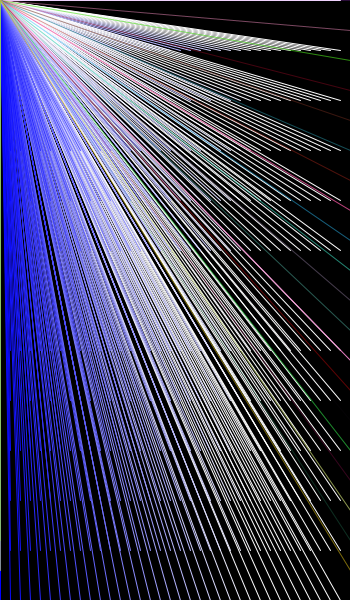
Frame 1 (no input)
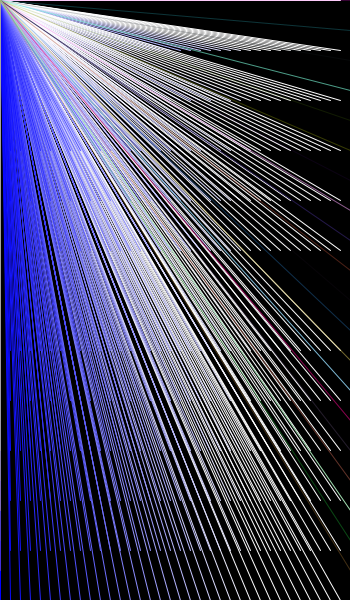
Frame 60 (the mouse pressed at the canvas centre just before this capture)
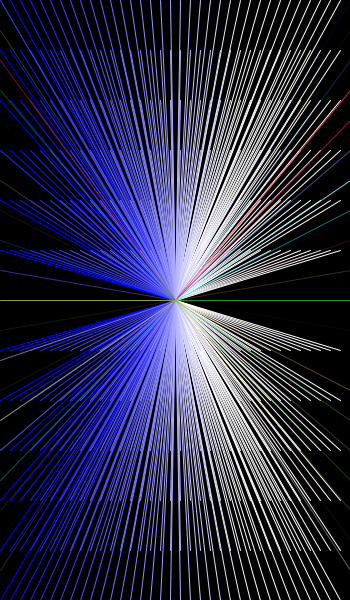
Frame 120 (the mouse held since frame 60 and released just before this capture)

The Processing sketch that drew these frames (run headless with seeded random() and noise(); from frame 60 on, the mouse is pressed at the canvas centre):

// Processing sketch: processing_91573
// ── processing_91573.pde

//Valentina Pherson
//March 2, 2012
//Creative Computing
//Beautiful Composition with Arrays

void setup() {
size (350,600);
}

void draw() {
  background(0);
//long top line
for(int x=0; x<width; x+=10) {
  stroke(x,x,300);
 line(mouseX, mouseY,x, 0); 
}
//long bottom line
for(int y=0; y<width; y+=10) {
stroke(y,y,300);
 line(mouseX, mouseY,y, 600); 
}
//shorter bottom line 1
for(int x=0; x < width; x+=10) {
  stroke(x,x,300);
   line(mouseX, mouseY,x, 550); 
}
//shorter bottom line 2
for(int x=0; x < width; x+=10) {
  stroke(x,x,300);
   line(mouseX, mouseY,x, 500); 
  }
  //shorter bottom line 3
for(int x=0; x < width; x+=10) {
  stroke(x,x,300);
   line(mouseX, mouseY,x, 450); 
  }
  //shorter bottom line 4
for(int x=0; x < width; x+=10) {
  stroke(x,x,300);
   line(mouseX, mouseY,x, 400); 
  }
  //shorter bottom line 5
for(int x=0; x < width; x+=10) {
  stroke(x,x,300);
   line(mouseX, mouseY,x, 350); 
  }
  
  
   //shorter top line 1
  for(int y=0; y < width; y+=10) {
  stroke(y,y,300);
   line(mouseX, mouseY,y,50); 
  }
  //shorter top line 2
  for(int y=0; y < width; y+=10) {
  stroke(y,y,300);
   line(mouseX, mouseY,y, 100); 
}
 //shorter top line 3
  for(int y=0; y < width; y+=10) {
  stroke(y,y,300);
   line(mouseX, mouseY,y,150); 
  }
   //shorter top line 4
  for(int y=0; y < width; y+=10) {
  stroke(y,y,300);
   line(mouseX, mouseY,y,200); 
  }
   //shorter top line 5
  for(int y=0; y < width; y+=10) {
  stroke(y,y,300);
   line(mouseX, mouseY,y,250); 
  }
//left side line
 for(int y=0; y < height; y+=30) {
  stroke (random(255),random(255),random(255),random(255));
   line(mouseX, mouseY,0, y); 
}
//right side line
 for(int y=0; y < height; y+=30) {
  stroke (random(255),random(255),random(255),random(255));
   line(mouseX, mouseY,350, y); 
}
}
